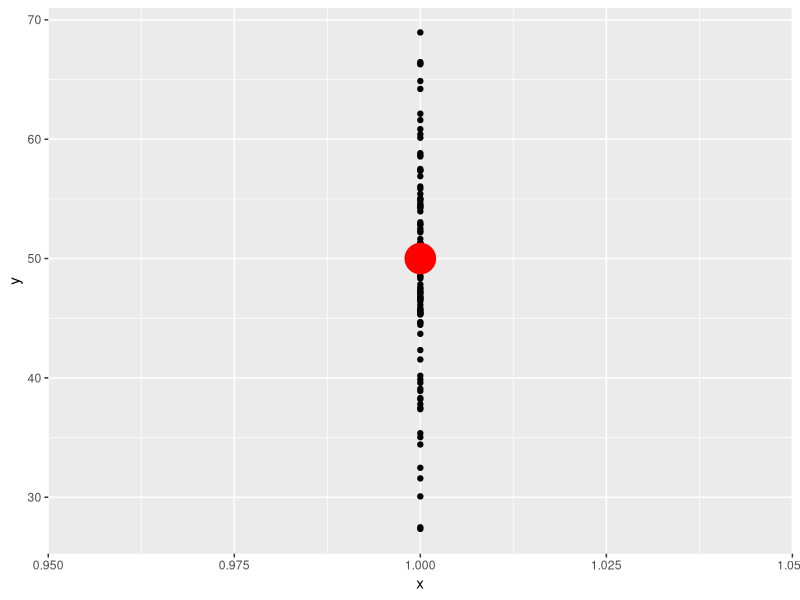
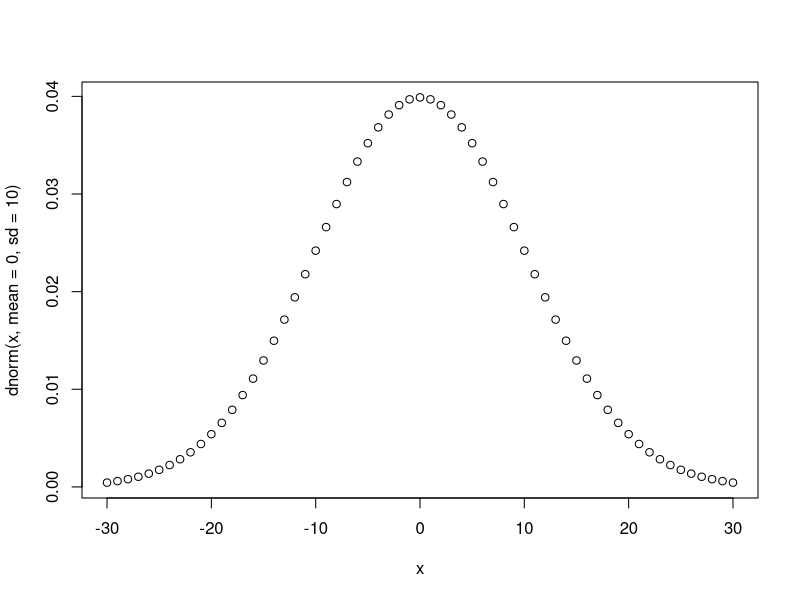
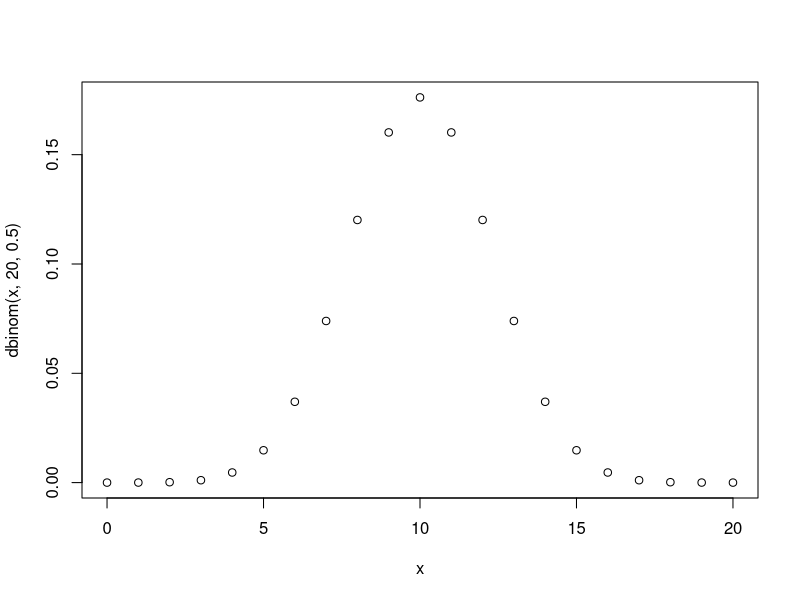
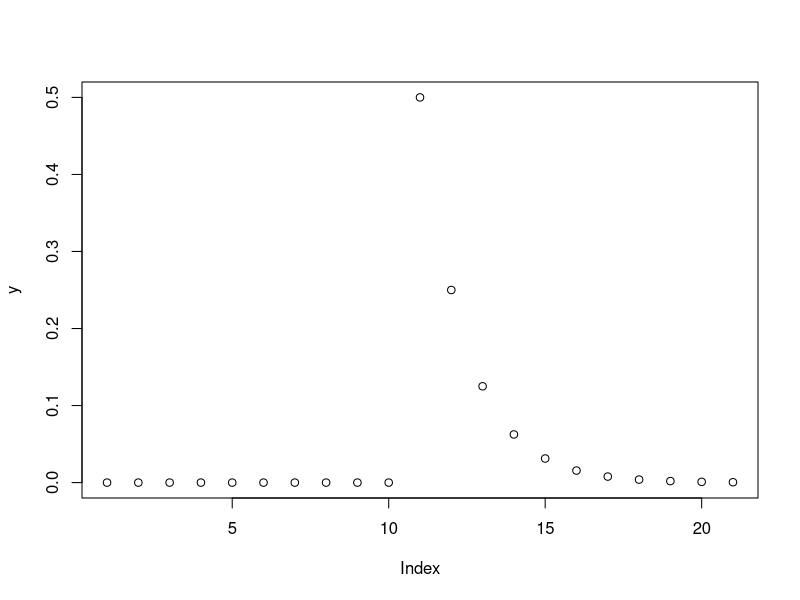
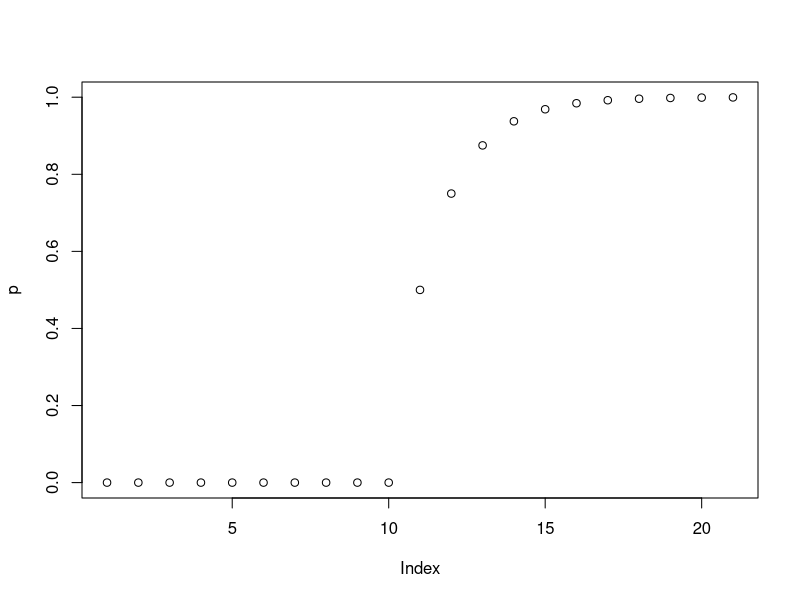

Source code (R) for these figures, in order:

pnorm(50, 45, 8, lower.tail = F)

rnorm(1:400, 38, 6)



# Sampling from a population
sample(1:10, size = 100, replace = T)

# Normal population of numbers

rnorm(100, mean = 50, sd = 10)

rep(1,100)

x<- rep(1,100)

y<- rnorm(100, mean = 50, sd = 10)

y

dat <- data.frame(x,y)

dat

x<- 1
y<- 50
mean <- data.frame(x,y)

mean

library(ggplot2)

ggplot()+
    geom_point(data = dat, aes(x,y)) +
    geom_point(data = mean, aes(x,y), 
               size = 10, color = "red")


x <- seq(-30,30,1)
x


plot(x=x, y=dnorm(x, mean=0, sd=10), type='p')


# Binomial distribution

x <- seq(0,20,1)
x
y=dbinom(x,20,1)

y

plot(x=x, y=dbinom(x,20,0.5))

    
# Geometric distribution

x<- c(0,1,1,1,0,0,0,1,1,0)

x<- -10:10

y<- dgeom(x, prob = 0.5)


p<- pgeom(x, prob = 0.5)

plot(y)

plot(p)


log(67)
